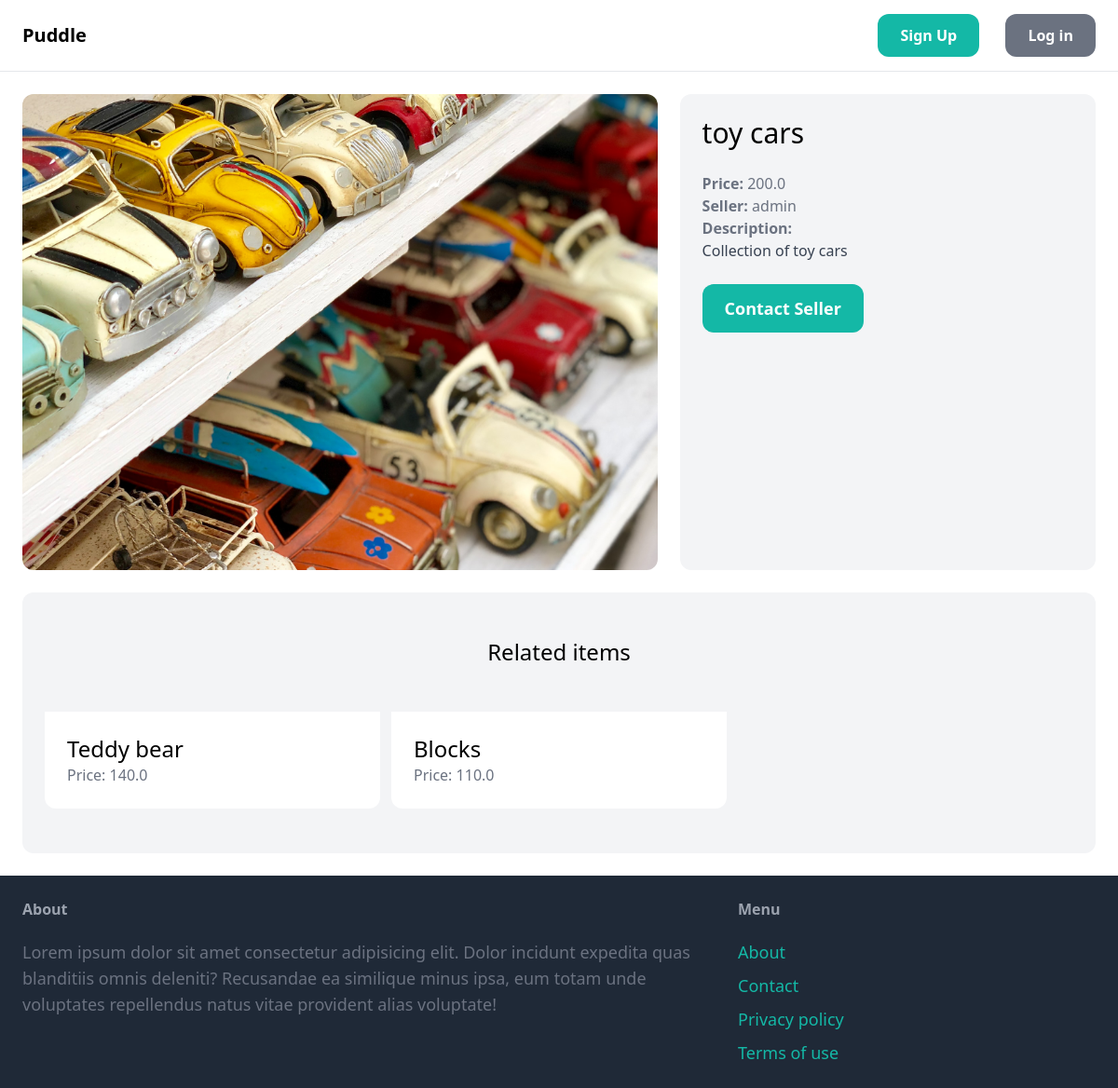
Page /items/4/ on the committed database.
### item/models.py (models this page shows, shortened)
class Item(models.Model):
    category = models.ForeignKey(Catergory, related_name='items', on_delete=models.CASCADE)
    name = models.CharField(max_length=255)
    description = models.TextField(blank=True, null=True)
    price = models.FloatField()
    image = models.ImageField(upload_to='item_images', blank=True, null=True)
    is_sold = models.BooleanField(default=False)
    created_by = models.ForeignKey(User, related_name='items', on_delete=models.CASCADE)
    created_at = models.DateTimeField(auto_now_add=True)

### item/views.py (the view)
# urls.py: path('<int:pk>/', views.detail, name='detail'),
def detail(request, pk):
    item = get_object_or_404(Item, pk=pk)
    related_items = Item.objects.filter(category =item.category, is_sold=False).exclude(pk=pk)[0:3]
    if item.image and item.image.file:
        context = {'item': item}
    else:
        context = {'item': item, 'no_image_message': 'No image available.'}
    return render(request, 'item/detail.html', {
        'item': item,
        'related_items' : related_items
    })

### item/templates/item/detail.html (shortened to what this page needs)
{% extends 'core/base.html' %}
{% block content %}
<div class="grid grid-cols-5 gap-6">
    <div class="col-span-3">
        {% if item.image %}
            <img src="{{ item.image.url }}" alt="" class="rounded-xl">
        {% else %}
            <p>{{ no_image_message }}</p>
        {% endif %}
    </div>
    <div class="col-span-2 p-6 bg-gray-100 rounded-xl">
        <h1 class="mb-6 text-3xl">{{ item.name }}</h1>
        <p class="text-gray-500"><strong>Price: </strong>{{ item.price}}</p>
        <p class="text-gray-500"><strong>Seller: </strong>{{ item.created_by.username}}</p>
        {% if item.description %}
            <p class="text-gray-700">
                <strong class="text-gray-500">Description: </strong><br>
                {{item.description}}
            </p>
        {% endif %}
        {% if request.user == item.created_by %}
            <div class="mt-6 p-6 bg-white rounded-xl">
                <p>This is your item</p>
                <a href="{% url 'item:edit' item.id %}" class="inline-block mt-6 px-6 py-3 text-lg font-semibold bg-teal-500 text-white rounded-xl">Edit</a>
                <a href="{% url 'item:delete' item.id %}" class="inline-block mt-6 px-6 py-3 text-lg font-semibold bg-red-500 text-white rounded-xl">Delete</a>
            </div>
        {% else %}
            <a href="{% url 'conversation:new' item.id %}" class="inline-block mt-6 px-6 py-3 text-lg font-semibold bg-teal-500 text-white rounded-xl hover:bg-teal-700">Contact Seller</a>
        {% endif %}
        </div>
</div>
<div class="mt-6 px-6 py-12 bg-gray-100 rounded-xl">
    <h2 class="mb-12 text-2xl text-center">Related items</h2>
    <div class="grid grid-cols-3 gap-3">
        {% for item in related_items %}
            <div>
                <a href="{% url 'item:detail' item.id %}">
                    <div class="p-6 bg-white rounded-b-xl">
                        <h2 class="text-2xl">{{ item.name }}</h2>
                        <p class="text-gray-500">Price: {{ item.price}}</p>
                    </div>
                </a>
            </div>
        {% endfor %}
    </div>
</div>
{% endblock %}

### rows in the picture
Item: image (picture), name "toy cars", price "200.0", created_by.username "admin", description "Collection of toy cars"
Item: name "Teddy bear", price "140.0"
Item: name "Blocks", price "110.0"
